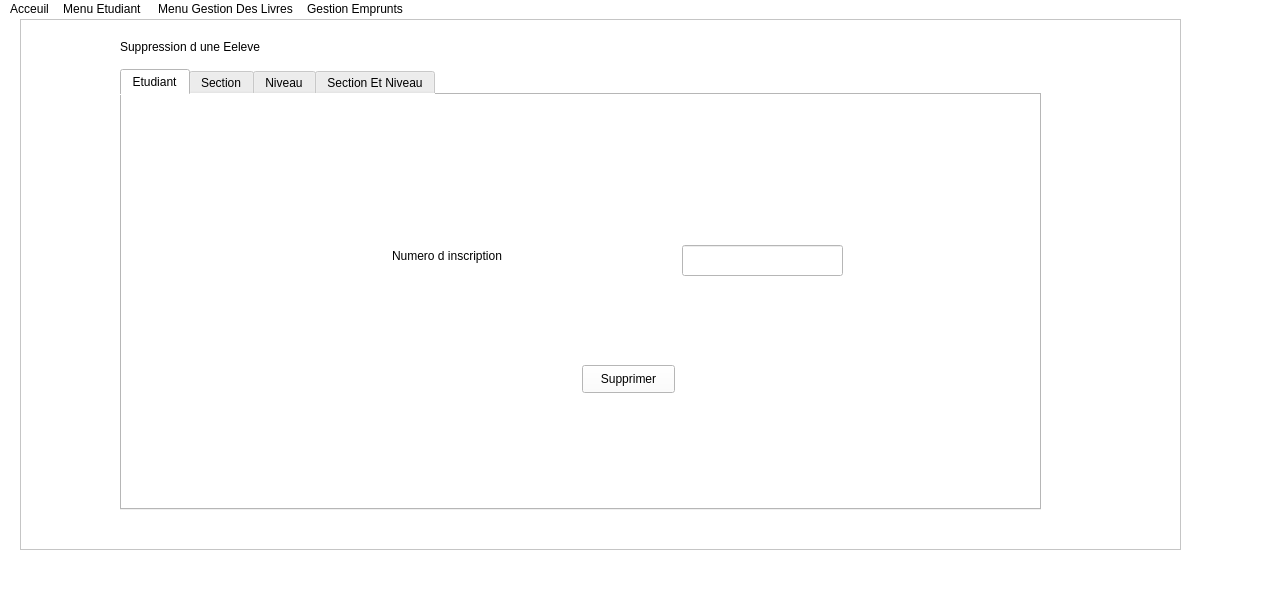
<?xml version="1.0" encoding="UTF-8"?>
<ui version="4.0">
 <class>MainWindow</class>
 <widget class="QMainWindow" name="MainWindow">
  <property name="geometry">
   <rect>
    <x>0</x>
    <y>0</y>
    <width>1285</width>
    <height>592</height>
   </rect>
  </property>
  <property name="windowTitle">
   <string>MainWindow</string>
  </property>
  <property name="styleSheet">
   <string notr="true">color :rgb(0, 0, 0);
font: 87 9pt &quot;Neue Haas Grotesk Text Pro Blac&quot;;
background-color:rgb(255, 255, 255);


</string>
  </property>
  <widget class="QWidget" name="centralwidget">
   <widget class="QFrame" name="frame">
    <property name="geometry">
     <rect>
      <x>20</x>
      <y>0</y>
      <width>1161</width>
      <height>531</height>
     </rect>
    </property>
    <property name="frameShape">
     <enum>QFrame::StyledPanel</enum>
    </property>
    <property name="frameShadow">
     <enum>QFrame::Raised</enum>
    </property>
    <widget class="QLabel" name="label_2">
     <property name="geometry">
      <rect>
       <x>100</x>
       <y>20</y>
       <width>271</width>
       <height>16</height>
      </rect>
     </property>
     <property name="text">
      <string>Suppression d une Eeleve</string>
     </property>
    </widget>
    <widget class="QTabWidget" name="Supprimer">
     <property name="geometry">
      <rect>
       <x>100</x>
       <y>50</y>
       <width>921</width>
       <height>441</height>
      </rect>
     </property>
     <property name="currentIndex">
      <number>0</number>
     </property>
     <widget class="QWidget" name="Etudiant">
      <attribute name="title">
       <string>Etudiant</string>
      </attribute>
      <widget class="QLabel" name="label">
       <property name="geometry">
        <rect>
         <x>270</x>
         <y>110</y>
         <width>261</width>
         <height>101</height>
        </rect>
       </property>
       <property name="text">
        <string>Numero d inscription </string>
       </property>
      </widget>
      <widget class="QLineEdit" name="lineEdit">
       <property name="geometry">
        <rect>
         <x>560</x>
         <y>150</y>
         <width>161</width>
         <height>31</height>
        </rect>
       </property>
      </widget>
      <widget class="QPushButton" name="pushButton">
       <property name="geometry">
        <rect>
         <x>460</x>
         <y>270</y>
         <width>93</width>
         <height>28</height>
        </rect>
       </property>
       <property name="text">
        <string>Supprimer</string>
       </property>
      </widget>
     </widget>
     <widget class="QWidget" name="Section">
      <attribute name="title">
       <string>Section</string>
      </attribute>
      <widget class="QLabel" name="label_3">
       <property name="geometry">
        <rect>
         <x>250</x>
         <y>140</y>
         <width>261</width>
         <height>81</height>
        </rect>
       </property>
       <property name="text">
        <string>Supprimer une section</string>
       </property>
      </widget>
      <widget class="QComboBox" name="comboBox">
       <property name="geometry">
        <rect>
         <x>600</x>
         <y>160</y>
         <width>141</width>
         <height>31</height>
        </rect>
       </property>
       <item>
        <property name="text">
         <string>LI</string>
        </property>
       </item>
       <item>
        <property name="text">
         <string>CPI</string>
        </property>
       </item>
       <item>
        <property name="text">
         <string>MA</string>
        </property>
       </item>
       <item>
        <property name="text">
         <string>TIC</string>
        </property>
       </item>
       <item>
        <property name="text">
         <string>EEA</string>
        </property>
       </item>
      </widget>
      <widget class="QPushButton" name="pushButton_2">
       <property name="geometry">
        <rect>
         <x>440</x>
         <y>300</y>
         <width>93</width>
         <height>28</height>
        </rect>
       </property>
       <property name="text">
        <string>Supprimer</string>
       </property>
      </widget>
     </widget>
     <widget class="QWidget" name="Niveau">
      <attribute name="title">
       <string>Niveau</string>
      </attribute>
      <widget class="QComboBox" name="comboBox_2">
       <property name="geometry">
        <rect>
         <x>570</x>
         <y>150</y>
         <width>151</width>
         <height>31</height>
        </rect>
       </property>
       <item>
        <property name="text">
         <string>1ere</string>
        </property>
       </item>
       <item>
        <property name="text">
         <string>2eme</string>
        </property>
       </item>
       <item>
        <property name="text">
         <string>3eme</string>
        </property>
       </item>
      </widget>
      <widget class="QLabel" name="label_4">
       <property name="geometry">
        <rect>
         <x>240</x>
         <y>140</y>
         <width>181</width>
         <height>41</height>
        </rect>
       </property>
       <property name="text">
        <string>Supprimer un Niveau</string>
       </property>
      </widget>
      <widget class="QPushButton" name="pushButton_3">
       <property name="geometry">
        <rect>
         <x>440</x>
         <y>280</y>
         <width>93</width>
         <height>28</height>
        </rect>
       </property>
       <property name="text">
        <string>Supprimer</string>
       </property>
      </widget>
     </widget>
     <widget class="QWidget" name="SectionEtNiveau">
      <attribute name="title">
       <string>Section Et Niveau</string>
      </attribute>
      <widget class="QComboBox" name="comboBox_3">
       <property name="geometry">
        <rect>
         <x>420</x>
         <y>150</y>
         <width>151</width>
         <height>31</height>
        </rect>
       </property>
       <item>
        <property name="text">
         <string>1ere</string>
        </property>
       </item>
       <item>
        <property name="text">
         <string>2eme</string>
        </property>
       </item>
       <item>
        <property name="text">
         <string>3eme</string>
        </property>
       </item>
      </widget>
      <widget class="QComboBox" name="comboBox_4">
       <property name="geometry">
        <rect>
         <x>630</x>
         <y>150</y>
         <width>141</width>
         <height>31</height>
        </rect>
       </property>
       <item>
        <property name="text">
         <string>LI</string>
        </property>
       </item>
       <item>
        <property name="text">
         <string>CPI</string>
        </property>
       </item>
       <item>
        <property name="text">
         <string>MA</string>
        </property>
       </item>
       <item>
        <property name="text">
         <string>TIC</string>
        </property>
       </item>
       <item>
        <property name="text">
         <string>EEA</string>
        </property>
       </item>
      </widget>
      <widget class="QLabel" name="label_5">
       <property name="geometry">
        <rect>
         <x>200</x>
         <y>140</y>
         <width>171</width>
         <height>51</height>
        </rect>
       </property>
       <property name="text">
        <string>Niveau /Section</string>
       </property>
      </widget>
      <widget class="QPushButton" name="pushButton_4">
       <property name="geometry">
        <rect>
         <x>440</x>
         <y>290</y>
         <width>93</width>
         <height>28</height>
        </rect>
       </property>
       <property name="text">
        <string>Supprimer</string>
       </property>
      </widget>
     </widget>
    </widget>
   </widget>
  </widget>
  <widget class="QMenuBar" name="menubar">
   <property name="geometry">
    <rect>
     <x>0</x>
     <y>0</y>
     <width>1285</width>
     <height>25</height>
    </rect>
   </property>
   <widget class="QMenu" name="menuAcceuil">
    <property name="title">
     <string>Acceuil</string>
    </property>
   </widget>
   <widget class="QMenu" name="menuMenu_Etudiant">
    <property name="title">
     <string>Menu Etudiant </string>
    </property>
    <widget class="QMenu" name="menuMise_a_jour_Etudiant">
     <property name="title">
      <string>Mise a jour Etudiant</string>
     </property>
     <addaction name="actionAjouter_Etudiant"/>
     <addaction name="separator"/>
     <addaction name="actionSupprimer_Etudiant"/>
     <addaction name="separator"/>
     <addaction name="actionModifier_Etudiant"/>
    </widget>
    <widget class="QMenu" name="menuRecherche_et_Affichage">
     <property name="title">
      <string>Recherche et Affichage</string>
     </property>
     <addaction name="actionContenue_du_dictionnaire_Etudiant"/>
     <addaction name="separator"/>
     <addaction name="actionRecherche_par_numero_inscription"/>
    </widget>
    <addaction name="menuMise_a_jour_Etudiant"/>
    <addaction name="separator"/>
    <addaction name="menuRecherche_et_Affichage"/>
   </widget>
   <widget class="QMenu" name="menuMenu_Gestion_Des_Livres">
    <property name="title">
     <string>Menu Gestion Des Livres</string>
    </property>
    <widget class="QMenu" name="menuMise_a_jour">
     <property name="title">
      <string>Mise a jour</string>
     </property>
     <addaction name="actionAjouter_un_nouvel_Livre"/>
     <addaction name="actionSupprimer"/>
     <addaction name="actionModifier_nombre_d_exemplaires_d_un_Livre"/>
    </widget>
    <widget class="QMenu" name="menuRecherche_et_Affichage_2">
     <property name="title">
      <string>Recherche et Affichage</string>
     </property>
     <addaction name="actionContenue_du_dictionnaire_livre"/>
     <addaction name="actionRecherche_par_Referance"/>
    </widget>
    <addaction name="menuMise_a_jour"/>
    <addaction name="menuRecherche_et_Affichage_2"/>
   </widget>
   <widget class="QMenu" name="menuGestion_Emprunts">
    <property name="title">
     <string>Gestion Emprunts</string>
    </property>
    <widget class="QMenu" name="menuMise_a_jour_2">
     <property name="title">
      <string>Mise a jour</string>
     </property>
     <addaction name="actionAjouter_un_nouvel_emprunt"/>
     <addaction name="actionRetour_d_un_emprunt"/>
     <addaction name="actionSupprimer_d_un_emprunt"/>
     <addaction name="actionModifier_emprunt"/>
    </widget>
    <widget class="QMenu" name="menuRecherche_Affichage">
     <property name="title">
      <string>Recherche ,Affichage</string>
     </property>
     <addaction name="actionContenu_du_dictionnaire_emprunt"/>
     <addaction name="actionRecherche_emprunt_par_livre"/>
    </widget>
    <addaction name="menuMise_a_jour_2"/>
    <addaction name="menuRecherche_Affichage"/>
   </widget>
   <addaction name="menuAcceuil"/>
   <addaction name="menuMenu_Etudiant"/>
   <addaction name="menuMenu_Gestion_Des_Livres"/>
   <addaction name="menuGestion_Emprunts"/>
  </widget>
  <widget class="QStatusBar" name="statusbar"/>
  <action name="actionAjouter_Etudiant">
   <property name="checkable">
    <bool>false</bool>
   </property>
   <property name="text">
    <string>Ajouter Etudiant</string>
   </property>
  </action>
  <action name="actionEtudiant_Donnee">
   <property name="text">
    <string>Etudiant Donnee</string>
   </property>
  </action>
  <action name="actionUne_Section_Donnee">
   <property name="text">
    <string>Une Section Donnee</string>
   </property>
  </action>
  <action name="actionUn_Niveau_Donnee">
   <property name="text">
    <string>Un Niveau Donnee</string>
   </property>
  </action>
  <action name="actionSection_et_Niveau">
   <property name="text">
    <string>Section et Niveau</string>
   </property>
  </action>
  <action name="actionTel">
   <property name="text">
    <string>Tel</string>
   </property>
  </action>
  <action name="actionMail">
   <property name="text">
    <string>Mail</string>
   </property>
  </action>
  <action name="actionAdresse">
   <property name="text">
    <string>Adresse</string>
   </property>
  </action>
  <action name="actionContenue_du_dictionnaire_Etudiant">
   <property name="text">
    <string>Afficher les Etudiant</string>
   </property>
  </action>
  <action name="actionRecherche_par_numero_inscription">
   <property name="text">
    <string>Recherche</string>
   </property>
  </action>
  <action name="actionRecherche_par_section">
   <property name="text">
    <string>Recherche par section</string>
   </property>
  </action>
  <action name="actionRecherche_par_section_et_Niveau">
   <property name="text">
    <string>Recherche par section et Niveau </string>
   </property>
  </action>
  <action name="actionRecherche_par_Niveau">
   <property name="text">
    <string>Recherche par Niveau</string>
   </property>
  </action>
  <action name="actionAjouter_un_nouvel_Livre">
   <property name="text">
    <string>Ajouter un nouvel Livre</string>
   </property>
  </action>
  <action name="actionModifier_nombre_d_exemplaires_d_un_Livre">
   <property name="text">
    <string>Modifier nombre d exemplaires d un Livre</string>
   </property>
  </action>
  <action name="actionLivre_donnee">
   <property name="text">
    <string>Livre donnee</string>
   </property>
  </action>
  <action name="actionLivres_d_un_auteur">
   <property name="text">
    <string>Livres d un auteur</string>
   </property>
  </action>
  <action name="actionLivres_d_une_annee_donnee">
   <property name="text">
    <string>Livres d une annee donnee</string>
   </property>
  </action>
  <action name="actionContenue_du_dictionnaire_livre">
   <property name="text">
    <string>Afficher les Livres</string>
   </property>
  </action>
  <action name="actionRecherche_par_Referance">
   <property name="text">
    <string>Recherche</string>
   </property>
  </action>
  <action name="actionRecherche_par_titre">
   <property name="text">
    <string>Recherche par titre</string>
   </property>
  </action>
  <action name="actionRecherche_par_annee_edition_donne">
   <property name="text">
    <string>Recherche par annee edition donne</string>
   </property>
  </action>
  <action name="actionRecherche_et_Affichage_des_livres_par_ordre_alphabetique">
   <property name="text">
    <string>Recherche et Affichage des livres par ordre alphabetique</string>
   </property>
  </action>
  <action name="actionAjouter_un_nouvel_emprunt">
   <property name="text">
    <string>Ajouter un nouvel emprunt</string>
   </property>
  </action>
  <action name="actionRetour_d_un_emprunt">
   <property name="text">
    <string>Retour d un emprunt</string>
   </property>
  </action>
  <action name="actionSupprimer_d_un_emprunt">
   <property name="text">
    <string>Supprimer d un emprunt</string>
   </property>
  </action>
  <action name="actionDate_emprunt">
   <property name="text">
    <string>Date emprunt</string>
   </property>
  </action>
  <action name="actionDate_Retour">
   <property name="text">
    <string>Date Retour</string>
   </property>
  </action>
  <action name="actionContenu_du_dictionnaire_emprunt">
   <property name="text">
    <string>Afficher les emprunts</string>
   </property>
  </action>
  <action name="actionRecherche_emprunt_par_livre">
   <property name="text">
    <string>Recherche</string>
   </property>
  </action>
  <action name="actionRecherche_emprunt_par_etudiant">
   <property name="text">
    <string>Recherche emprunt par etudiant</string>
   </property>
  </action>
  <action name="actionRecherche_livres_empruntee_a_une_date_donnee">
   <property name="text">
    <string>Recherche livres empruntee a une date donnee</string>
   </property>
  </action>
  <action name="actionRecherche_livres_retournee_a_une_date_donne">
   <property name="text">
    <string>Recherche livres retournee a une date donne</string>
   </property>
  </action>
  <action name="actionRecherche_livres_empruntee_entre_2_dates_donnee">
   <property name="text">
    <string>Recherche livres empruntee entre 2 dates donnee</string>
   </property>
  </action>
  <action name="actionRecherche_livres_retournee_entre_2_date_donne">
   <property name="text">
    <string>Recherche livres retournee entre 2 date donne</string>
   </property>
  </action>
  <action name="actionSupprimer_Etudiant">
   <property name="text">
    <string>Supprimer Etudiant</string>
   </property>
  </action>
  <action name="actionModifier_Etudiant">
   <property name="text">
    <string>Modifier Etudiant</string>
   </property>
  </action>
  <action name="actionRecuperer_les_donnee">
   <property name="text">
    <string>Recuperer les donnee</string>
   </property>
  </action>
  <action name="actionEnregistrer_Ficher_Livres">
   <property name="text">
    <string>Enregistrer Ficher Livres</string>
   </property>
  </action>
  <action name="actionEnregistrer_Ficher_Emprunt">
   <property name="text">
    <string>Enregistrer Ficher Emprunt</string>
   </property>
  </action>
  <action name="actionRecuperer_Ficher_Etudiant">
   <property name="text">
    <string>Recuperer Ficher Etudiant</string>
   </property>
  </action>
  <action name="actionRecuperer_Ficher_Livres">
   <property name="text">
    <string>Recuperer Ficher Livres</string>
   </property>
  </action>
  <action name="actionRecuperer_Ficher_Emprunt">
   <property name="text">
    <string>Recuperer Ficher Emprunt</string>
   </property>
  </action>
  <action name="actionSupprimer">
   <property name="text">
    <string>Supprimer</string>
   </property>
  </action>
  <action name="actionModifier_emprunt">
   <property name="text">
    <string>Modifier emprunt</string>
   </property>
  </action>
 </widget>
 <resources/>
 <connections/>
</ui>
